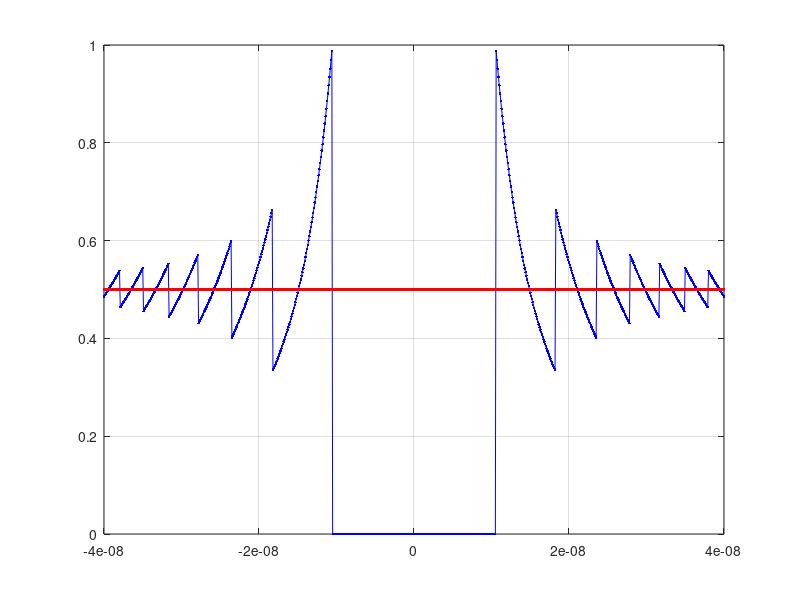

Here is the MATLAB script that generated this plot:
%%

% x = -0.00004:0.000001:0.00004;
x = -0.00000004:0.0000000001:0.00000004;

y = (1-cos(x))./(x.*x);



plot(x,y,'b.-');
grid on;

%%
hold on;

z = 2*sin(x/2).^2./(x.*x);

plot(x,z,'r.-');